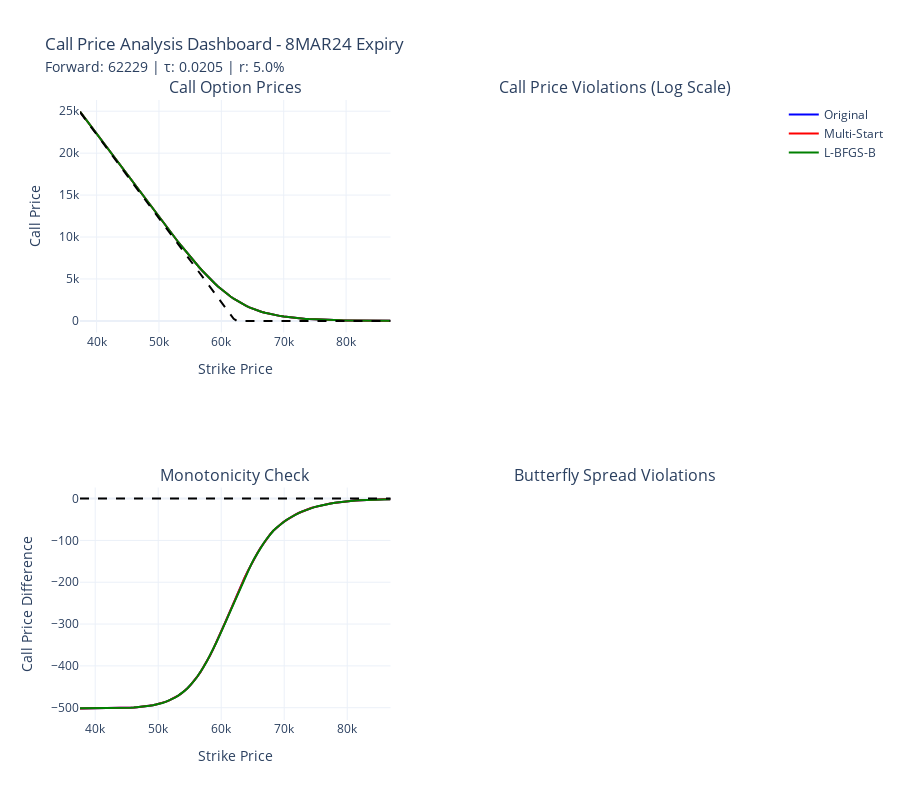

Source (notebook cell):
### Code cell
# Visualize Call Prices and Violations
if 'call_price_analyses' in locals() and call_price_analyses:
    
    print("📈 Creating call price visualization...")
    
    # Create comprehensive call price dashboard
    from plotly.subplots import make_subplots
    
    fig_calls = make_subplots(
        rows=2, cols=2,
        subplot_titles=(
            'Call Option Prices',
            'Call Price Violations (Log Scale)',
            'Monotonicity Check',
            'Butterfly Spread Violations'
        ),
        specs=[[{"secondary_y": False}, {"secondary_y": False}],
               [{"secondary_y": False}, {"secondary_y": False}]]
    )
    
    colors = ['blue', 'red', 'green', 'orange', 'purple']
    
    # Plot 1: Call Option Prices
    for i, (model_name, data) in enumerate(call_price_analyses.items()):
        fig_calls.add_trace(
            go.Scatter(
                x=data['strikes'],
                y=data['call_prices'],
                mode='lines',
                name=f'{model_name}',
                line=dict(color=colors[i % len(colors)], width=2),
                hovertemplate=f'{model_name}<br>Strike: %{{x:.0f}}<br>Call Price: %{{y:.2f}}<extra></extra>'
            ),
            row=1, col=1
        )
    
    # Add intrinsic value line
    intrinsic_values = np.maximum(forward_price - strike_grid, 0)
    fig_calls.add_trace(
        go.Scatter(
            x=strike_grid,
            y=intrinsic_values,
            mode='lines',
            name='Intrinsic Value',
            line=dict(color='black', dash='dash', width=2),
            showlegend=False,
            hovertemplate='Intrinsic<br>Strike: %{x:.0f}<br>Value: %{y:.2f}<extra></extra>'
        ),
        row=1, col=1
    )
    
    # Plot 2: Violations (Log scale for better visibility of small violations)
    for i, (model_name, data) in enumerate(call_price_analyses.items()):
        violations = data['violations']
        
        # Combine all violations for visualization
        all_violation_strikes = []
        all_violation_values = []
        all_violation_types = []
        
        for viol_type, viol_list in violations.items():
            for viol in viol_list:
                all_violation_strikes.append(viol[0])
                all_violation_values.append(abs(viol[1]) + 1e-10)  # Add small value to avoid log(0)
                all_violation_types.append(viol_type)
        
        if all_violation_strikes:
            fig_calls.add_trace(
                go.Scatter(
                    x=all_violation_strikes,
                    y=all_violation_values,
                    mode='markers',
                    name=f'{model_name} Violations',
                    marker=dict(
                        color=colors[i % len(colors)],
                        size=8,
                        symbol='x'
                    ),
                    showlegend=False,
                    hovertemplate=f'{model_name}<br>Strike: %{{x:.0f}}<br>|Violation|: %{{y:.2e}}<extra></extra>'
                ),
                row=1, col=2
            )
    
    # Plot 3: Monotonicity Check (Call Price Differences)
    for i, (model_name, data) in enumerate(call_price_analyses.items()):
        call_diffs = np.diff(data['call_prices'])
        strikes_mid = (data['strikes'][:-1] + data['strikes'][1:]) / 2
        
        # Highlight positive differences (violations)
        violation_mask = call_diffs > 1e-6
        
        fig_calls.add_trace(
            go.Scatter(
                x=strikes_mid,
                y=call_diffs,
                mode='lines',
                name=f'{model_name}',
                line=dict(color=colors[i % len(colors)], width=2),
                showlegend=False,
                hovertemplate=f'{model_name}<br>Strike: %{{x:.0f}}<br>ΔCall: %{{y:.4f}}<extra></extra>'
            ),
            row=2, col=1
        )
        
        # Highlight violations
        if np.any(violation_mask):
            fig_calls.add_trace(
                go.Scatter(
                    x=strikes_mid[violation_mask],
                    y=call_diffs[violation_mask],
                    mode='markers',
                    name=f'{model_name} Violations',
                    marker=dict(color='red', size=10, symbol='x'),
                    showlegend=False,
                    hovertemplate=f'{model_name} VIOLATION<br>Strike: %{{x:.0f}}<br>ΔCall: %{{y:.4f}}<extra></extra>'
                ),
                row=2, col=1
            )
    
    # Add zero line for monotonicity
    fig_calls.add_hline(y=0, line_dash="dash", line_color="black", row=2, col=1)
    
    # Plot 4: Butterfly Spread Violations
    for i, (model_name, data) in enumerate(call_price_analyses.items()):
        butterfly_viols = data['violations']['butterfly']
        
        if butterfly_viols:
            viol_strikes = [v[0] for v in butterfly_viols]
            viol_values = [v[1] for v in butterfly_viols]
            
            fig_calls.add_trace(
                go.Scatter(
                    x=viol_strikes,
                    y=viol_values,
                    mode='markers',
                    name=f'{model_name}',
                    marker=dict(
                        color=colors[i % len(colors)],
                        size=10,
                        symbol='x'
                    ),
                    showlegend=False,
                    hovertemplate=f'{model_name}<br>Strike: %{{x:.0f}}<br>Butterfly: %{{y:.6f}}<extra></extra>'
                ),
                row=2, col=2
            )
    
    # Add zero line for butterfly
    fig_calls.add_hline(y=0, line_dash="dash", line_color="black", row=2, col=2)
    
    # Update layout
    fig_calls.update_layout(
        title=f"Call Price Analysis Dashboard - {my_expiry} Expiry<br>" +
              f"<span style='font-size:14px'>Forward: {forward_price:.0f} | τ: {time_to_expiry:.4f} | r: {risk_free_rate:.1%}</span>",
        height=800,
        template='plotly_white'
    )
    
    # Update axes labels
    fig_calls.update_xaxes(title_text="Strike Price", row=1, col=1)
    fig_calls.update_yaxes(title_text="Call Price", row=1, col=1)
    
    fig_calls.update_xaxes(title_text="Strike Price", row=1, col=2)
    fig_calls.update_yaxes(title_text="Log |Violation|", type="log", row=1, col=2)
    
    fig_calls.update_xaxes(title_text="Strike Price", row=2, col=1)
    fig_calls.update_yaxes(title_text="Call Price Difference", row=2, col=1)
    
    fig_calls.update_xaxes(title_text="Strike Price", row=2, col=2)
    fig_calls.update_yaxes(title_text="Butterfly Spread", row=2, col=2)
    
    fig_calls.show()
    
    # Detailed Violation Summary
    print(f"\\n💸 CALL PRICE VIOLATION SUMMARY:")
    print("="*60)
    
    for model_name, data in call_price_analyses.items():
        violations = data['violations']
        total_violations = sum(len(v) for v in violations.values())
        
        print(f"\\n{model_name.upper()}:")
        print(f"  • Total Violations: {total_violations}")
        
        for viol_type, viol_list in violations.items():
            if viol_list:
                print(f"  • {viol_type.replace('_', ' ').title()}: {len(viol_list)}")
                
                # Show details for critical violations
                if viol_type == 'negative_prices':
                    for strike, price, desc in viol_list[:3]:  # Show first 3
                        print(f"    → K={strike:.0f}: Price={price:.6f}")
                elif viol_type == 'butterfly' and len(viol_list) <= 5:  # Show all if few
                    for strike, butterfly, desc in viol_list:
                        print(f"    → K={strike:.0f}: Butterfly={butterfly:.6f}")
                elif viol_type == 'non_monotonic' and len(viol_list) <= 3:
                    for strike, price, desc in viol_list:
                        print(f"    → {desc}")

    # Compare with market prices if available
    print(f"\\n📊 MARKET COMPARISON:")
    print("="*40)
    
    if 'strikes_list' in locals() and 'market_vols' in locals():
        # Calculate market call prices for comparison
        market_calls = []
        for K, vol in zip(strikes_list, market_vols):
            market_call = black_scholes_call(forward_price, K, time_to_expiry, risk_free_rate, vol)
            market_calls.append(market_call)
        
        print(f"Market strikes available: {len(strikes_list)}")
        print(f"Sample market call prices:")
        for i in range(min(5, len(strikes_list))):
            K, market_call = strikes_list[i], market_calls[i]
            print(f"  K={K:.0f}: Market=${market_call:.2f}")
            
            # Show fitted model prices for comparison
            for model_name, data in call_price_analyses.items():
                # Find closest strike in model data
                strike_idx = np.argmin(np.abs(data['strikes'] - K))
                model_call = data['call_prices'][strike_idx]
                diff = model_call - market_call
                print(f"    {model_name}: ${model_call:.2f} (diff: {diff:+.2f})")
            print()
    
else:
    print("⚠️ No call price analysis data available")

### Figure 1 — Plotly figure (JSON) as saved in the notebook; plotly's stock layout.template omitted (floating-point values rounded to 4 significant figures)
{"data": [{"hovertemplate": "Original<br>Strike: %{x:.0f}<br>Call Price: %{y:.2f}<extra></extra>", "line": {"color": "blue", "width": 2}, "mode": "lines", "name": "Original", "type": "scatter", "x": [37340.0, 37840.0, 38340.0, 38850.0, 39350.0, 39850.0, 40350.0, 40860.0, 41360.0, 41860.0, 42370.0, 42870.0, 43370.0, 43870.0, 44380.0, 44880.0, 45380.0, 45890.0, 46390.0, 46890.0, 47390.0, 47900.0, 48400.0, 48900.0, 49410.0, 49910.0, 50410.0, 50910.0, 51420.0, 51920.0, 52420.0, 52930.0, 53430.0, 53930.0, 54430.0, 54940.0, 55440.0, 55940.0, 56450.0, 56950.0, 57450.0, 57950.0, 58460.0, 58960.0, 59460.0, 59970.0, 60470.0, 60970.0, 61470.0, 61980.0, 62480.0, 62980.0, 63490.0, 63990.0, 64490.0, 64990.0, 65500.0, 66000.0, 66500.0, 67010.0, 67510.0, 68010.0, 68510.0, 69020.0, 69520.0, 70020.0, 70530.0, 71030.0, 71530.0, 72030.0, 72540.0, 73040.0, 73540.0, 74050.0, 74550.0, 75050.0, 75550.0, 76060.0, 76560.0, 77060.0, 77570.0, 78070.0, 78570.0, 79070.0, 79580.0, 80080.0, 80580.0, 81090.0, 81590.0, 82090.0, 82590.0, 83100.0, 83600.0, 84100.0, 84610.0, 85110.0, 85610.0, 86110.0, 86620.0, 87120.0], "xaxis": "x", "y": [24950.0, 24450.0, 23950.0, 23440.0, 22940.0, 22440.0, 21940.0, 21440.0, 20940.0, 20440.0, 19930.0, 19430.0, 18930.0, 18430.0, 17930.0, 17430.0, 16930.0, 16430.0, 15930.0, 15430.0, 14930.0, 14440.0, 13940.0, 13440.0, 12950.0, 12460.0, 11970.0, 11480.0, 10990.0, 10510.0, 10030.0, 9554.0, 9082.0, 8617.0, 8157.0, 7704.0, 7259.0, 6823.0, 6397.0, 5982.0, 5580.0, 5190.0, 4814.0, 4454.0, 4109.0, 3781.0, 3470.0, 3177.0, 2901.0, 2644.0, 2404.0, 2182.0, 1976.0, 1788.0, 1615.0, 1457.0, 1314.0, 1184.0, 1066.0, 959.9, 864.5, 778.9, 701.9, 632.0, 568.6, 511.2, 459.2, 412.2, 369.8, 331.5, 297.0, 265.8, 237.8, 212.6, 190.0, 169.6, 151.3, 134.9, 120.2, 107.1, 95.28, 84.73, 75.31, 66.88, 59.36, 52.65, 46.67, 41.33, 36.59, 32.36, 28.6, 25.26, 22.3, 19.66, 17.33, 15.26, 13.43, 11.81, 10.37, 9.106], "yaxis": "y"}, {"hovertemplate": "Multi-Start<br>Strike: %{x:.0f}<br>Call Price: %{y:.2f}<extra></extra>", "line": {"color": "red", "width": 2}, "mode": "lines", "name": "Multi-Start", "type": "scatter", "x": [37340.0, 37840.0, 38340.0, 38850.0, 39350.0, 39850.0, 40350.0, 40860.0, 41360.0, 41860.0, 42370.0, 42870.0, 43370.0, 43870.0, 44380.0, 44880.0, 45380.0, 45890.0, 46390.0, 46890.0, 47390.0, 47900.0, 48400.0, 48900.0, 49410.0, 49910.0, 50410.0, 50910.0, 51420.0, 51920.0, 52420.0, 52930.0, 53430.0, 53930.0, 54430.0, 54940.0, 55440.0, 55940.0, 56450.0, 56950.0, 57450.0, 57950.0, 58460.0, 58960.0, 59460.0, 59970.0, 60470.0, 60970.0, 61470.0, 61980.0, 62480.0, 62980.0, 63490.0, 63990.0, 64490.0, 64990.0, 65500.0, 66000.0, 66500.0, 67010.0, 67510.0, 68010.0, 68510.0, 69020.0, 69520.0, 70020.0, 70530.0, 71030.0, 71530.0, 72030.0, 72540.0, 73040.0, 73540.0, 74050.0, 74550.0, 75050.0, 75550.0, 76060.0, 76560.0, 77060.0, 77570.0, 78070.0, 78570.0, 79070.0, 79580.0, 80080.0, 80580.0, 81090.0, 81590.0, 82090.0, 82590.0, 83100.0, 83600.0, 84100.0, 84610.0, 85110.0, 85610.0, 86110.0, 86620.0, 87120.0], "xaxis": "x", "y": [24950.0, 24450.0, 23950.0, 23440.0, 22940.0, 22440.0, 21940.0, 21440.0, 20940.0, 20440.0, 19930.0, 19430.0, 18930.0, 18430.0, 17930.0, 17430.0, 16930.0, 16430.0, 15930.0, 15430.0, 14930.0, 14440.0, 13940.0, 13440.0, 12950.0, 12460.0, 11970.0, 11480.0, 10990.0, 10510.0, 10030.0, 9554.0, 9082.0, 8617.0, 8157.0, 7704.0, 7259.0, 6823.0, 6397.0, 5982.0, 5580.0, 5190.0, 4814.0, 4454.0, 4109.0, 3781.0, 3470.0, 3177.0, 2901.0, 2644.0, 2404.0, 2182.0, 1976.0, 1788.0, 1615.0, 1457.0, 1314.0, 1184.0, 1066.0, 959.9, 864.5, 778.9, 701.9, 632.0, 568.6, 511.2, 459.2, 412.2, 369.8, 331.5, 297.0, 265.8, 237.8, 212.6, 190.0, 169.6, 151.3, 134.9, 120.2, 107.1, 95.28, 84.73, 75.31, 66.88, 59.36, 52.65, 46.67, 41.33, 36.59, 32.36, 28.6, 25.26, 22.3, 19.66, 17.33, 15.26, 13.43, 11.81, 10.37, 9.106], "yaxis": "y"}, {"hovertemplate": "L-BFGS-B<br>Strike: %{x:.0f}<br>Call Price: %{y:.2f}<extra></extra>", "line": {"color": "green", "width": 2}, "mode": "lines", "name": "L-BFGS-B", "type": "scatter", "x": [37340.0, 37840.0, 38340.0, 38850.0, 39350.0, 39850.0, 40350.0, 40860.0, 41360.0, 41860.0, 42370.0, 42870.0, 43370.0, 43870.0, 44380.0, 44880.0, 45380.0, 45890.0, 46390.0, 46890.0, 47390.0, 47900.0, 48400.0, 48900.0, 49410.0, 49910.0, 50410.0, 50910.0, 51420.0, 51920.0, 52420.0, 52930.0, 53430.0, 53930.0, 54430.0, 54940.0, 55440.0, 55940.0, 56450.0, 56950.0, 57450.0, 57950.0, 58460.0, 58960.0, 59460.0, 59970.0, 60470.0, 60970.0, 61470.0, 61980.0, 62480.0, 62980.0, 63490.0, 63990.0, 64490.0, 64990.0, 65500.0, 66000.0, 66500.0, 67010.0, 67510.0, 68010.0, 68510.0, 69020.0, 69520.0, 70020.0, 70530.0, 71030.0, 71530.0, 72030.0, 72540.0, 73040.0, 73540.0, 74050.0, 74550.0, 75050.0, 75550.0, 76060.0, 76560.0, 77060.0, 77570.0, 78070.0, 78570.0, 79070.0, 79580.0, 80080.0, 80580.0, 81090.0, 81590.0, 82090.0, 82590.0, 83100.0, 83600.0, 84100.0, 84610.0, 85110.0, 85610.0, 86110.0, 86620.0, 87120.0], "xaxis": "x", "y": [24950.0, 24450.0, 23950.0, 23440.0, 22940.0, 22440.0, 21940.0, 21440.0, 20940.0, 20440.0, 19930.0, 19430.0, 18930.0, 18430.0, 17930.0, 17430.0, 16930.0, 16430.0, 15930.0, 15430.0, 14930.0, 14440.0, 13940.0, 13440.0, 12950.0, 12460.0, 11970.0, 11480.0, 10990.0, 10510.0, 10030.0, 9554.0, 9082.0, 8617.0, 8157.0, 7704.0, 7259.0, 6823.0, 6397.0, 5982.0, 5580.0, 5190.0, 4814.0, 4454.0, 4109.0, 3781.0, 3470.0, 3177.0, 2901.0, 2644.0, 2404.0, 2182.0, 1976.0, 1788.0, 1615.0, 1457.0, 1314.0, 1184.0, 1066.0, 959.9, 864.5, 778.9, 701.9, 632.0, 568.6, 511.2, 459.2, 412.2, 369.8, 331.5, 297.0, 265.8, 237.8, 212.6, 189.9, 169.6, 151.3, 134.9, 120.2, 107.1, 95.27, 84.73, 75.3, 66.88, 59.35, 52.64, 46.66, 41.33, 36.58, 32.35, 28.6, 25.26, 22.29, 19.66, 17.32, 15.26, 13.42, 11.8, 10.37, 9.102], "yaxis": "y"}, {"hovertemplate": "Intrinsic<br>Strike: %{x:.0f}<br>Value: %{y:.2f}<extra></extra>", "line": {"color": "black", "dash": "dash", "width": 2}, "mode": "lines", "name": "Intrinsic Value", "showlegend": false, "type": "scatter", "x": [37340.0, 37840.0, 38340.0, 38850.0, 39350.0, 39850.0, 40350.0, 40860.0, 41360.0, 41860.0, 42370.0, 42870.0, 43370.0, 43870.0, 44380.0, 44880.0, 45380.0, 45890.0, 46390.0, 46890.0, 47390.0, 47900.0, 48400.0, 48900.0, 49410.0, 49910.0, 50410.0, 50910.0, 51420.0, 51920.0, 52420.0, 52930.0, 53430.0, 53930.0, 54430.0, 54940.0, 55440.0, 55940.0, 56450.0, 56950.0, 57450.0, 57950.0, 58460.0, 58960.0, 59460.0, 59970.0, 60470.0, 60970.0, 61470.0, 61980.0, 62480.0, 62980.0, 63490.0, 63990.0, 64490.0, 64990.0, 65500.0, 66000.0, 66500.0, 67010.0, 67510.0, 68010.0, 68510.0, 69020.0, 69520.0, 70020.0, 70530.0, 71030.0, 71530.0, 72030.0, 72540.0, 73040.0, 73540.0, 74050.0, 74550.0, 75050.0, 75550.0, 76060.0, 76560.0, 77060.0, 77570.0, 78070.0, 78570.0, 79070.0, 79580.0, 80080.0, 80580.0, 81090.0, 81590.0, 82090.0, 82590.0, 83100.0, 83600.0, 84100.0, 84610.0, 85110.0, 85610.0, 86110.0, 86620.0, 87120.0], "xaxis": "x", "y": [24890.0, 24390.0, 23890.0, 23380.0, 22880.0, 22380.0, 21870.0, 21370.0, 20870.0, 20370.0, 19860.0, 19360.0, 18860.0, 18350.0, 17850.0, 17350.0, 16850.0, 16340.0, 15840.0, 15340.0, 14830.0, 14330.0, 13830.0, 13330.0, 12820.0, 12320.0, 11820.0, 11310.0, 10810.0, 10310.0, 9806.0, 9303.0, 8800.0, 8297.0, 7794.0, 7291.0, 6789.0, 6286.0, 5783.0, 5280.0, 4777.0, 4274.0, 3771.0, 3269.0, 2766.0, 2263.0, 1760.0, 1257.0, 754.3, 251.4, 0.0, 0.0, 0.0, 0.0, 0.0, 0.0, 0.0, 0.0, 0.0, 0.0, 0.0, 0.0, 0.0, 0.0, 0.0, 0.0, 0.0, 0.0, 0.0, 0.0, 0.0, 0.0, 0.0, 0.0, 0.0, 0.0, 0.0, 0.0, 0.0, 0.0, 0.0, 0.0, 0.0, 0.0, 0.0, 0.0, 0.0, 0.0, 0.0, 0.0, 0.0, 0.0, 0.0, 0.0, 0.0, 0.0, 0.0, 0.0, 0.0, 0.0], "yaxis": "y"}, {"hovertemplate": "Original<br>Strike: %{x:.0f}<br>ΔCall: %{y:.4f}<extra></extra>", "line": {"color": "blue", "width": 2}, "mode": "lines", "name": "Original", "showlegend": false, "type": "scatter", "x": [37590.0, 38090.0, 38590.0, 39100.0, 39600.0, 40100.0, 40610.0, 41110.0, 41610.0, 42110.0, 42620.0, 43120.0, 43620.0, 44130.0, 44630.0, 45130.0, 45630.0, 46140.0, 46640.0, 47140.0, 47650.0, 48150.0, 48650.0, 49150.0, 49660.0, 50160.0, 50660.0, 51170.0, 51670.0, 52170.0, 52670.0, 53180.0, 53680.0, 54180.0, 54690.0, 55190.0, 55690.0, 56190.0, 56700.0, 57200.0, 57700.0, 58210.0, 58710.0, 59210.0, 59710.0, 60220.0, 60720.0, 61220.0, 61730.0, 62230.0, 62730.0, 63230.0, 63740.0, 64240.0, 64740.0, 65250.0, 65750.0, 66250.0, 66750.0, 67260.0, 67760.0, 68260.0, 68770.0, 69270.0, 69770.0, 70270.0, 70780.0, 71280.0, 71780.0, 72290.0, 72790.0, 73290.0, 73790.0, 74300.0, 74800.0, 75300.0, 75810.0, 76310.0, 76810.0, 77310.0, 77820.0, 78320.0, 78820.0, 79330.0, 79830.0, 80330.0, 80830.0, 81340.0, 81840.0, 82340.0, 82850.0, 83350.0, 83850.0, 84350.0, 84860.0, 85360.0, 85860.0, 86370.0, 86870.0], "xaxis": "x3", "y": [-501.6, -501.6, -501.5, -501.5, -501.4, -501.4, -501.3, -501.3, -501.2, -501.2, -501.1, -501.0, -500.9, -500.8, -500.7, -500.3, -499.9, -499.4, -498.8, -498.1, -497.3, -496.4, -495.3, -494.0, -492.5, -490.7, -488.6, -486.1, -483.2, -479.8, -475.8, -471.2, -465.9, -459.7, -452.7, -444.8, -435.9, -426.0, -414.9, -402.9, -389.8, -375.6, -360.6, -344.7, -328.1, -310.9, -293.3, -275.5, -257.6, -239.7, -222.2, -205.2, -188.7, -172.8, -157.8, -143.5, -130.1, -117.6, -106.0, -95.39, -85.62, -77.02, -69.89, -63.38, -57.41, -51.96, -46.98, -42.44, -38.3, -34.54, -31.12, -28.02, -25.21, -22.66, -20.36, -18.27, -16.39, -14.7, -13.17, -11.79, -10.54, -9.428, -8.423, -7.521, -6.711, -5.984, -5.332, -4.749, -4.226, -3.758, -3.34, -2.966, -2.632, -2.334, -2.069, -1.832, -1.621, -1.434, -1.267], "yaxis": "y3"}, {"hovertemplate": "Multi-Start<br>Strike: %{x:.0f}<br>ΔCall: %{y:.4f}<extra></extra>", "line": {"color": "red", "width": 2}, "mode": "lines", "name": "Multi-Start", "showlegend": false, "type": "scatter", "x": [37590.0, 38090.0, 38590.0, 39100.0, 39600.0, 40100.0, 40610.0, 41110.0, 41610.0, 42110.0, 42620.0, 43120.0, 43620.0, 44130.0, 44630.0, 45130.0, 45630.0, 46140.0, 46640.0, 47140.0, 47650.0, 48150.0, 48650.0, 49150.0, 49660.0, 50160.0, 50660.0, 51170.0, 51670.0, 52170.0, 52670.0, 53180.0, 53680.0, 54180.0, 54690.0, 55190.0, 55690.0, 56190.0, 56700.0, 57200.0, 57700.0, 58210.0, 58710.0, 59210.0, 59710.0, 60220.0, 60720.0, 61220.0, 61730.0, 62230.0, 62730.0, 63230.0, 63740.0, 64240.0, 64740.0, 65250.0, 65750.0, 66250.0, 66750.0, 67260.0, 67760.0, 68260.0, 68770.0, 69270.0, 69770.0, 70270.0, 70780.0, 71280.0, 71780.0, 72290.0, 72790.0, 73290.0, 73790.0, 74300.0, 74800.0, 75300.0, 75810.0, 76310.0, 76810.0, 77310.0, 77820.0, 78320.0, 78820.0, 79330.0, 79830.0, 80330.0, 80830.0, 81340.0, 81840.0, 82340.0, 82850.0, 83350.0, 83850.0, 84350.0, 84860.0, 85360.0, 85860.0, 86370.0, 86870.0], "xaxis": "x3", "y": [-501.6, -501.6, -501.5, -501.5, -501.4, -501.4, -501.3, -501.3, -501.2, -501.2, -501.1, -501.0, -500.9, -500.8, -500.7, -500.3, -499.9, -499.4, -498.8, -498.1, -497.3, -496.4, -495.3, -494.0, -492.5, -490.7, -488.6, -486.1, -483.2, -479.8, -475.8, -471.2, -465.9, -459.7, -452.7, -444.8, -435.9, -426.0, -414.9, -402.9, -389.8, -375.6, -360.6, -344.7, -328.1, -310.9, -293.3, -275.5, -257.6, -239.7, -222.2, -205.2, -188.7, -172.8, -157.8, -143.5, -130.1, -117.6, -106.0, -95.39, -85.62, -77.02, -69.89, -63.38, -57.41, -51.96, -46.98, -42.44, -38.3, -34.54, -31.12, -28.02, -25.21, -22.66, -20.36, -18.27, -16.39, -14.7, -13.17, -11.79, -10.54, -9.428, -8.423, -7.521, -6.711, -5.984, -5.332, -4.749, -4.226, -3.758, -3.34, -2.966, -2.632, -2.334, -2.069, -1.832, -1.621, -1.434, -1.267], "yaxis": "y3"}, {"hovertemplate": "L-BFGS-B<br>Strike: %{x:.0f}<br>ΔCall: %{y:.4f}<extra></extra>", "line": {"color": "green", "width": 2}, "mode": "lines", "name": "L-BFGS-B", "showlegend": false, "type": "scatter", "x": [37590.0, 38090.0, 38590.0, 39100.0, 39600.0, 40100.0, 40610.0, 41110.0, 41610.0, 42110.0, 42620.0, 43120.0, 43620.0, 44130.0, 44630.0, 45130.0, 45630.0, 46140.0, 46640.0, 47140.0, 47650.0, 48150.0, 48650.0, 49150.0, 49660.0, 50160.0, 50660.0, 51170.0, 51670.0, 52170.0, 52670.0, 53180.0, 53680.0, 54180.0, 54690.0, 55190.0, 55690.0, 56190.0, 56700.0, 57200.0, 57700.0, 58210.0, 58710.0, 59210.0, 59710.0, 60220.0, 60720.0, 61220.0, 61730.0, 62230.0, 62730.0, 63230.0, 63740.0, 64240.0, 64740.0, 65250.0, 65750.0, 66250.0, 66750.0, 67260.0, 67760.0, 68260.0, 68770.0, 69270.0, 69770.0, 70270.0, 70780.0, 71280.0, 71780.0, 72290.0, 72790.0, 73290.0, 73790.0, 74300.0, 74800.0, 75300.0, 75810.0, 76310.0, 76810.0, 77310.0, 77820.0, 78320.0, 78820.0, 79330.0, 79830.0, 80330.0, 80830.0, 81340.0, 81840.0, 82340.0, 82850.0, 83350.0, 83850.0, 84350.0, 84860.0, 85360.0, 85860.0, 86370.0, 86870.0], "xaxis": "x3", "y": [-501.6, -501.6, -501.5, -501.5, -501.4, -501.4, -501.3, -501.3, -501.2, -501.1, -501.1, -501.0, -500.9, -500.8, -500.6, -500.3, -499.9, -499.4, -498.8, -498.1, -497.3, -496.4, -495.3, -494.0, -492.5, -490.7, -488.6, -486.1, -483.2, -479.8, -475.8, -471.2, -465.9, -459.7, -452.7, -444.8, -435.9, -426.0, -414.9, -402.9, -389.8, -375.6, -360.6, -344.7, -328.1, -310.9, -293.3, -275.5, -257.6, -239.7, -222.2, -205.2, -188.7, -172.8, -157.8, -143.5, -130.1, -117.6, -106.0, -95.39, -85.62, -77.02, -69.89, -63.38, -57.41, -51.96, -46.98, -42.44, -38.3, -34.54, -31.12, -28.02, -25.21, -22.66, -20.36, -18.28, -16.39, -14.7, -13.17, -11.79, -10.55, -9.428, -8.423, -7.521, -6.711, -5.984, -5.332, -4.748, -4.226, -3.758, -3.34, -2.966, -2.632, -2.334, -2.069, -1.832, -1.621, -1.434, -1.267], "yaxis": "y3"}], "layout": {"annotations": [{"font": {"size": 16}, "showarrow": false, "text": "Call Option Prices", "x": 0.225, "xanchor": "center", "xref": "paper", "y": 1, "yanchor": "bottom", "yref": "paper"}, {"font": {"size": 16}, "showarrow": false, "text": "Call Price Violations (Log Scale)", "x": 0.775, "xanchor": "center", "xref": "paper", "y": 1, "yanchor": "bottom", "yref": "paper"}, {"font": {"size": 16}, "showarrow": false, "text": "Monotonicity Check", "x": 0.225, "xanchor": "center", "xref": "paper", "y": 0.375, "yanchor": "bottom", "yref": "paper"}, {"font": {"size": 16}, "showarrow": false, "text": "Butterfly Spread Violations", "x": 0.775, "xanchor": "center", "xref": "paper", "y": 0.375, "yanchor": "bottom", "yref": "paper"}], "height": 800, "shapes": [{"line": {"color": "black", "dash": "dash"}, "type": "line", "x0": 0, "x1": 1, "xref": "x3 domain", "y0": 0, "y1": 0, "yref": "y3"}], "title": {"text": "Call Price Analysis Dashboard - 8MAR24 Expiry<br><span style='font-size:14px'>Forward: 62229 | τ: 0.0205 | r: 5.0%</span>"}, "xaxis": {"anchor": "y", "domain": [0, 0.45], "title": {"text": "Strike Price"}}, "xaxis2": {"anchor": "y2", "domain": [0.55, 1], "title": {"text": "Strike Price"}}, "xaxis3": {"anchor": "y3", "domain": [0, 0.45], "title": {"text": "Strike Price"}}, "xaxis4": {"anchor": "y4", "domain": [0.55, 1], "title": {"text": "Strike Price"}}, "yaxis": {"anchor": "x", "domain": [0.625, 1], "title": {"text": "Call Price"}}, "yaxis2": {"anchor": "x2", "domain": [0.625, 1], "title": {"text": "Log |Violation|"}, "type": "log"}, "yaxis3": {"anchor": "x3", "domain": [0, 0.375], "title": {"text": "Call Price Difference"}}, "yaxis4": {"anchor": "x4", "domain": [0, 0.375], "title": {"text": "Butterfly Spread"}}}}
